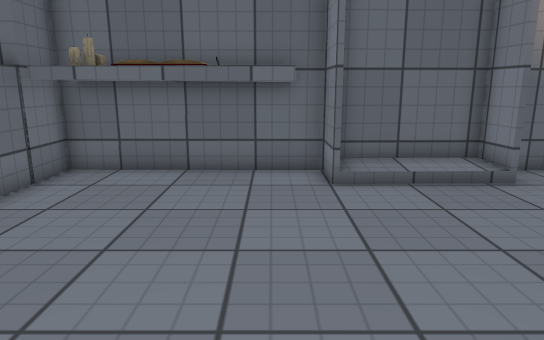
View 1 (above)

12 first-person views from a walk through a 3-D level made in the Unity game engine. The camera is 1.2 m above the floor, tilts 12° down and sees 70° across. The floor is counted in squares, 0.5 m on a side. Each view is taken from the middle of a square. On the plan, view 1 faces up. The plan holds only what a view shows up to about 20 squares ahead; the rest is blank. The place goes on beyond the plan. The player is left out. Some surface patterns are stand-ins.

View 2
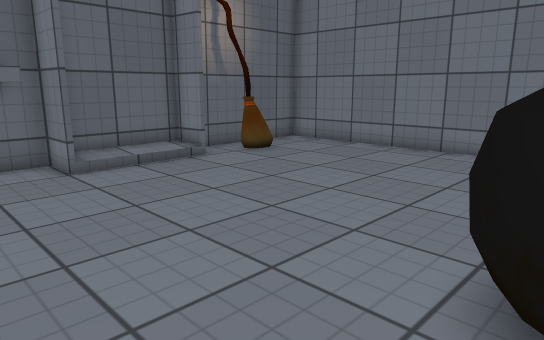

View 3
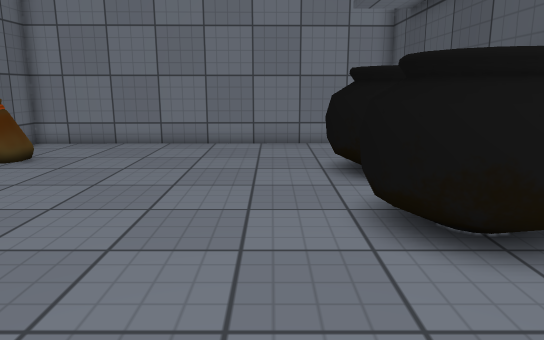

View 4
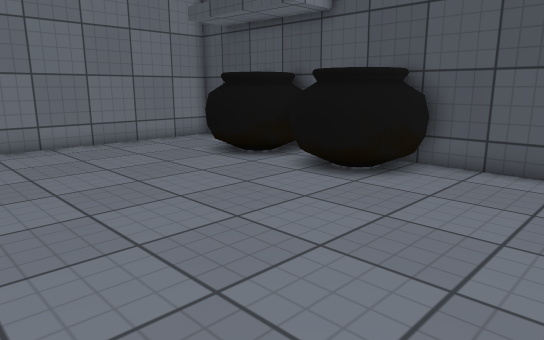

View 5
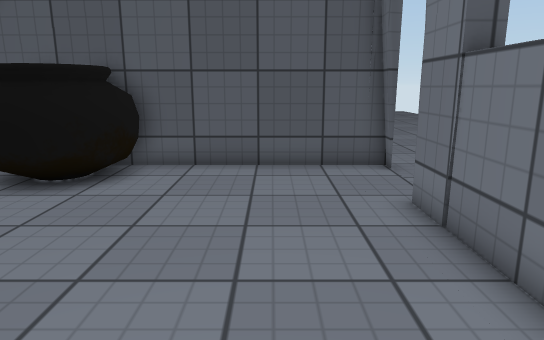

View 6
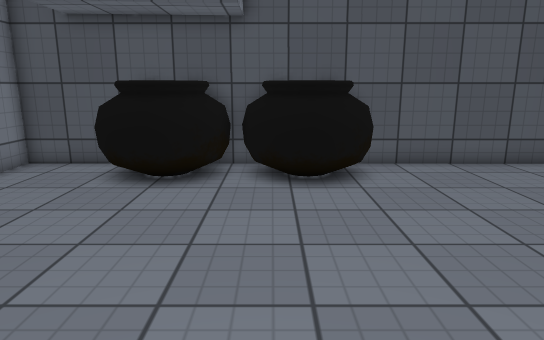

View 7
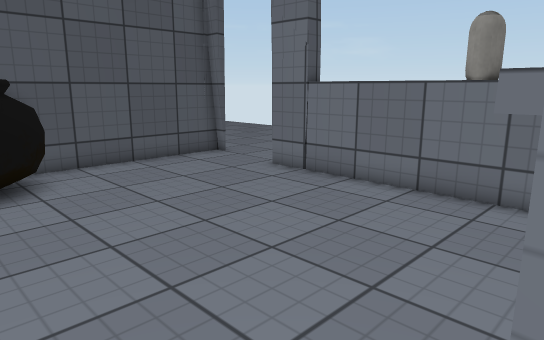

View 8
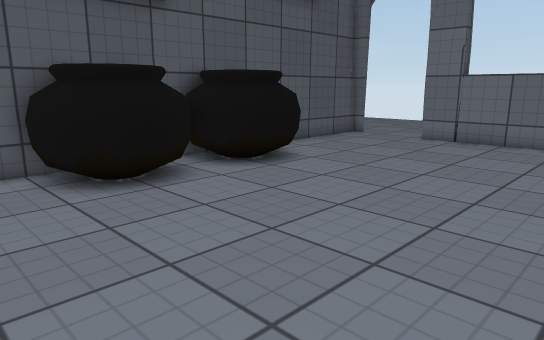

View 9
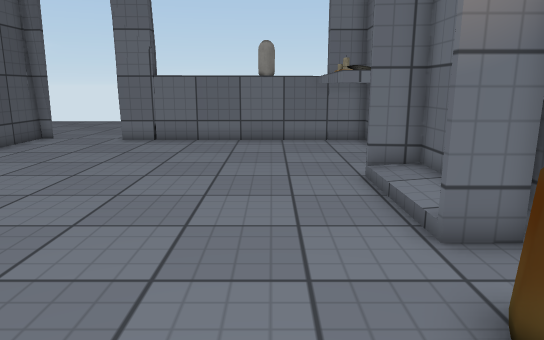

View 10
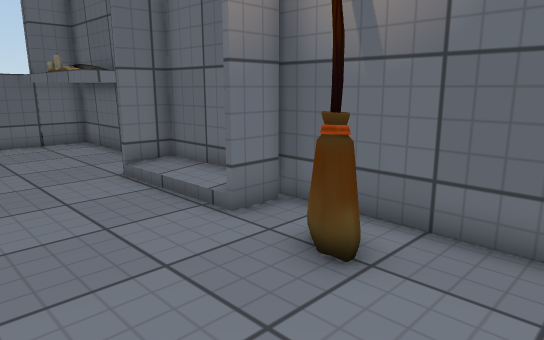

View 11
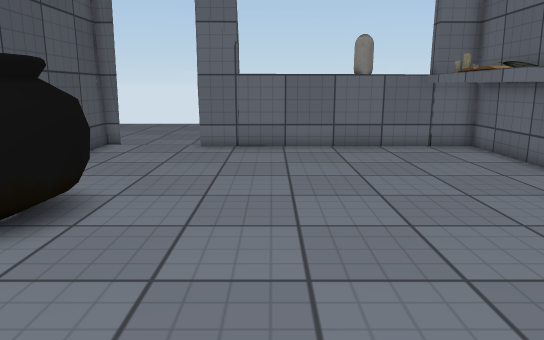

View 12
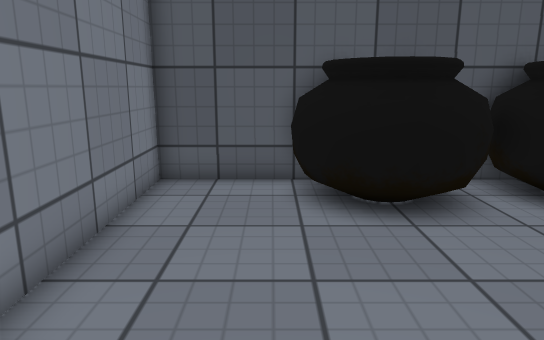

### Floor plan
Points are (right, up) in squares from view 1. A wall is a line through its corners. A room is listed if a view was taken in it or the views show most of it. See-through windows are left out.
Room 1 (views 1, 2, 3, 4, 5, 6, 7, 8, 9, 10, 11, 12)
walls: (6.1, 9.5) (5.9, 11); (1.5, 9.5) (1.5, 11.3) (0.4, 11.3); (4.3, -4.1) (5.6, -4.1); (6.2, 11) (6.2, 9.6); (1.7, 11) (0.5, 10.9); (6.4, 11) (1.8, 11) (1.7, 9.5); (8.9, 10) (8.8, 9.2); (9.3, -4.1) (13, -4.1) (12.8, 11.1) (9.6, 11.1); (9.5, 11.1) (7.3, 11); (12.8, 11.2) (5.7, 11.2); (-6.3, -3.3) (-6.3, -4) (1.6, -4); (-6.7, -3.5) (-6, -3.3) (-6, -4.1); (-6.1, 11.3) (-6, 0)
low walls: (8.8, 9.2) (8.2, 9.7); (8.8, 9.2) (8.4, 9.4); (9.1, 9.9) (9.3, 9.3) (9, 9.1)
objects: desk (-5, 9) to (1, 11); other object (1, -4) to (5, -1); other object (6, -4) to (10, -1)

Where each view was taken, in squares from view 1:
view 1: 0 up, 0 right, facing up
view 2: 2 down, 2 left, facing up-right
view 3: 1 up, 4 left, facing right
view 4: 8 up, 4 left, facing down-right
view 5: 8 up, 3 left, facing down
view 6: 10 up, 4 right, facing down
view 7: 10 up, 4 right, facing down-left
view 8: 8 up, 12 right, facing down-left
view 9: 7 up, 12 right, facing left
view 10: 5 up, 12 right, facing up-left
view 11: 3 up, 10 right, facing left
view 12: 6 up, 10 right, facing down
